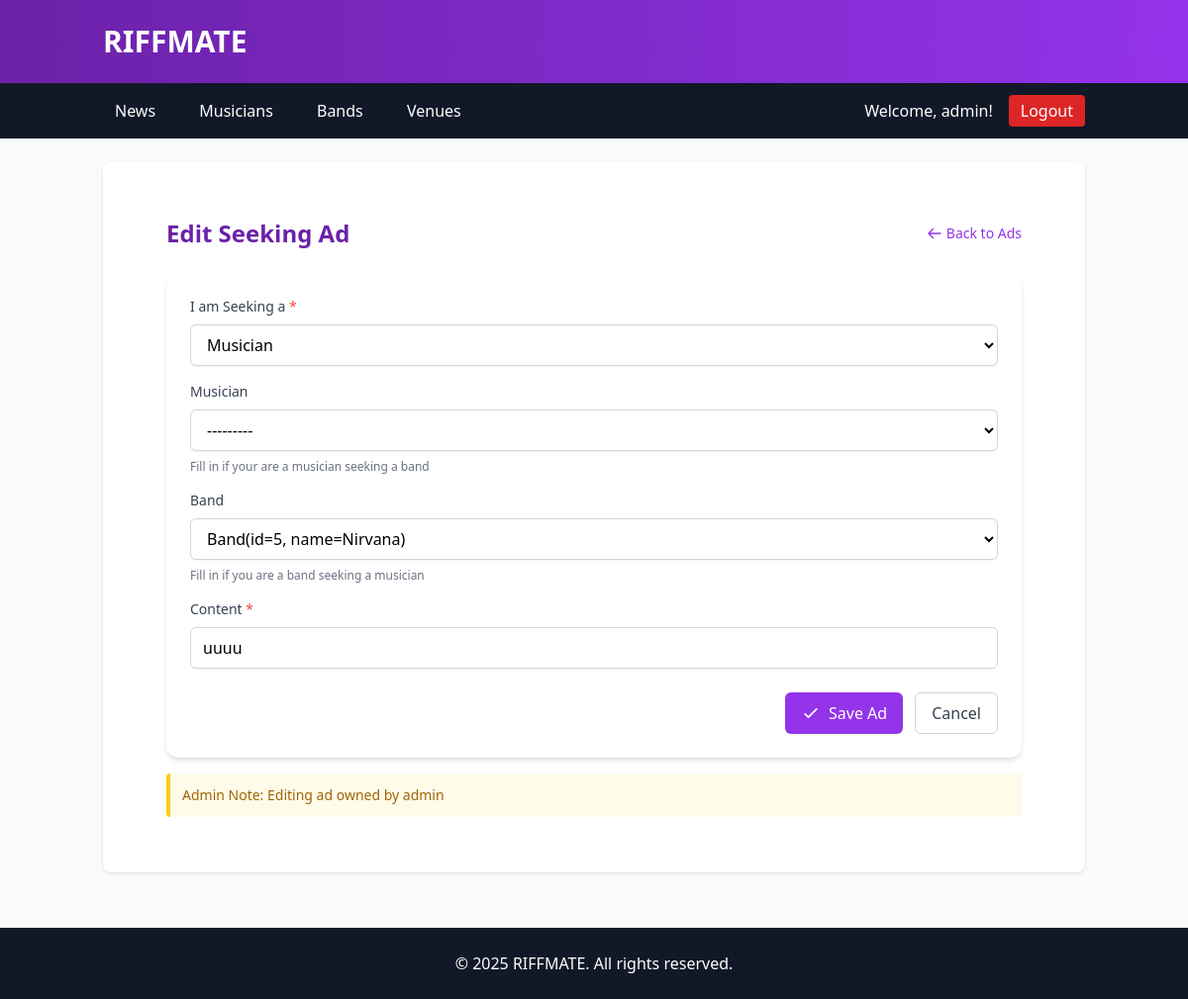
Screenshot of /content/edit_seeking_ad/6 (signed in) with the database file from the repository.
### bands/models.py (models this page shows, shortened)
class Musician(models.Model):
    first_name = models.CharField(max_length=50)
    last_name = models.CharField(max_length=50)
    birth = models.DateField()
    description = models.TextField(blank=True, null=True, help_text="A brief biography of the musician")
    bio_pic = models.ImageField(
        upload_to='musicians/bio_pics/',
        blank=True,
        null=True,
        help_text="Profile picture of the musician"
    )
    user_profile = models.ForeignKey(
        'UserProfile',
        on_delete=models.SET_NULL,
        null=True,
        blank=True,
        related_name='musicians',
        help_text="The user profile that owns this musician record"
    )
    created_at = models.DateTimeField(auto_now_add=True)
    updated_at = models.DateTimeField(auto_now=True)
    class Meta:
        ordering = ['last_name', 'first_name']
        verbose_name = 'Musician'
        verbose_name_plural = 'Musicians'
    def __str__(self):
        return f"{self.first_name} {self.last_name}"
    def full_name(self):
        return f"{self.first_name} {self.last_name}"
    full_name.short_description = 'Full Name'
    def age(self):
        import datetime
        return int((datetime.date.today() - self.birth).days / 365.25)
    age.short_description = 'Age'

class Band(models.Model):
    name = models.CharField(max_length=50)
    musicians=models.ManyToManyField(Musician)
    def __str__(self):
        return f"Band(id={self.id}, name={self.name})"

### content/models.py (models this page shows, shortened)
class SeekingAd(models.Model):
    date = models.DateField(auto_now_add=True)
    owner = models.ForeignKey(User, on_delete=models.CASCADE)
    seeking = models.CharField(max_length=1, choices=MusicianBandChoice.choices)
    musician=models.ForeignKey(Musician, on_delete=models.SET_NULL, null=True, blank=True)
    band=models.ForeignKey(Band, on_delete=models.SET_NULL, blank=True, null=True)
    content = models.TextField()
    owner = models.ForeignKey(
        User,
        on_delete=models.CASCADE,
        related_name='seeking_ads'
    )
    class Meta:
        ordering = ['date',]

### content/views.py (the view)
# urls.py: path('seeking_ad/',views.seeking_ad,name='seeking_ad'),
@login_required
def seeking_ad(request, ad_id=0):
    ad = None
    if ad_id != 0:
        ad = get_object_or_404(SeekingAd, id=ad_id)
        if not (request.user == ad.owner or request.user.is_staff):
            raise Http404("Permission denied")
    if request.method == 'POST':
        form = SeekingAdForm(request.POST, instance=ad)
        if form.is_valid():
            ad = form.save(commit=False)
            if ad_id == 0:
                ad.owner = request.user
            ad.save()
            return redirect('list_ads')
    else:
        form = SeekingAdForm(instance=ad)
    context = {
        "form": form,
        "ad": ad,  # Pass the ad object to template
        "is_new": ad_id == 0  # Helpful for template logic
    }
    return render(request, "seeking_ad.html", context)

### content/forms.py
class SeekingAdForm(forms.ModelForm):
    class Meta:
        model = SeekingAd
        fields = ['seeking', 'musician', 'band', 'content', ]
    def __init__(self, *args, **kwargs):
        super().__init__(*args, **kwargs)
        self.fields['seeking'].label = 'I am Seeking a'
        self.fields['musician'].help_text= \
            'Fill in if your are a musician seeking a band'
        self.fields['band'].help_text = \
            'Fill in if you are a band seeking a musician'

### templates/seeking_ad.html (shortened to what this page needs)
{% extends "base.html" %}
{% block content %}
<div class="max-w-4xl mx-auto px-4 py-8">
    <div class="flex justify-between items-center mb-6">
        <h2 class="text-2xl font-bold text-purple-800">
            {% if is_new %}Create{% else %}Edit{% endif %} Seeking Ad
        </h2>
        <a href="{% url 'list_ads' %}" class="text-sm text-purple-600 hover:text-purple-800 flex items-center">
            <svg class="w-4 h-4 mr-1" fill="none" stroke="currentColor" viewBox="0 0 24 24" xmlns="http://www.w3.org/2000/svg">
                <path stroke-linecap="round" stroke-linejoin="round" stroke-width="2" d="M10 19l-7-7m0 0l7-7m-7 7h18"></path>
            </svg>
            Back to Ads
        </a>
    </div>
    <form method="post" class="bg-white rounded-xl shadow-md p-6">
        <div class="space-y-4">
            {% for field in form %}
            <div class="space-y-2">
                <label for="{{ field.id_for_label }}" class="block text-sm font-medium text-gray-700">
                    {{ field.label }}
                    {% if field.field.required %}
                    <span class="text-red-500">*</span>
                    {% endif %}
                </label>
                {% if field.field.widget.input_type == 'select' %}
                <select name="{{ field.name }}" id="{{ field.id_for_label }}"
                    class="w-full px-3 py-2 border border-gray-300 rounded-md shadow-sm focus:outline-none focus:ring-purple-500 focus:border-purple-500 bg-white">
                    {% for value, label in field.field.choices %}
                        <option value="{{ value }}" {% if field.value == value %}selected{% endif %}>{{ label }}</option>
                    {% endfor %}
                </select>
                {% else %}
                <input type="{{ field.field.widget.input_type }}"
                       name="{{ field.name }}"
                       id="{{ field.id_for_label }}"
                       value="{{ field.value|default_if_none:'' }}"
                       class="w-full px-3 py-2 border border-gray-300 rounded-md shadow-sm focus:outline-none focus:ring-purple-500 focus:border-purple-500">
                {% endif %}
                {% if field.help_text %}
                <p class="text-xs text-gray-500">{{ field.help_text }}</p>
                {% endif %}
            </div>
            {% endfor %}
        </div>
        <div class="mt-6 flex justify-end space-x-3">
            <button type="submit" class="inline-flex items-center px-4 py-2 bg-purple-600 hover:bg-purple-700 text-white font-medium rounded-md shadow-sm transition-colors">
                <svg class="w-5 h-5 mr-2" fill="none" stroke="currentColor" viewBox="0 0 24 24" xmlns="http://www.w3.org/2000/svg">
                    <path stroke-linecap="round" stroke-linejoin="round" stroke-width="2" d="M5 13l4 4L19 7"></path>
                </svg>
                Save Ad
            </button>
            <a href="{% url 'list_ads' %}"
               class="inline-flex items-center px-4 py-2 border border-gray-300 text-gray-700 font-medium rounded-md hover:bg-gray-50 transition-colors">
                Cancel
            </a>
        </div>
    </form>
    {% if not is_new and request.user.is_staff %}
    <div class="mt-4 p-3 bg-yellow-50 border-l-4 border-yellow-400 rounded">
        <p class="text-sm text-yellow-700">
            <span class="font-medium">Admin Note:</span> Editing ad owned by {{ ad.owner.username }}
        </p>
    </div>
    {% endif %}
</div>
{% endblock %}

### templates/base.html (shortened to what this page needs)
<!DOCTYPE html>
<html lang="en">
<head>
    <script src="https://cdn.tailwindcss.com"></script>
</head>
<body class="bg-gray-50">
    <header class="bg-gradient-to-r from-purple-800 to-purple-600 text-white shadow-md">
        <div class="container mx-auto px-4 py-6">
            <h1 class="text-3xl font-bold"><a href="{% url 'index' %}">RIFFMATE</a></h1>
        </div>
    </header>
    <nav class="bg-gray-900 text-white">
        <div class="container mx-auto px-4 py-3 flex justify-between items-center">
            <div>
                <a href="{% url 'news_advanced' %}" class="mr-4 px-3 py-1 rounded hover:bg-orange-500 transition">News</a>
                <a href="{% url 'musicians' %}" class="mr-4 px-3 py-1 rounded hover:bg-orange-500 transition">Musicians</a>
                <a href="{% url 'bands' %}" class="mr-4 px-3 py-1 rounded hover:bg-orange-500 transition">Bands</a>
                <a href="{% url 'venues' %}" class="px-3 py-1 rounded hover:bg-orange-500 transition">Venues</a>
            </div>
            <div class="flex items-center space-x-4">
                {% if user.is_authenticated %}
                    <span class="text-white">Welcome, {{ user.username }}!</span>
                    <form action="{% url 'logout' %}" method="post" class="inline">
                        <button type="submit" class="bg-red-600 hover:bg-red-700 text-white px-3 py-1 rounded transition">
                            Logout
                        </button>
                    </form>
                {% else %}
                    <a href="{% url 'login' %}" class="bg-green-600 hover:bg-green-700 text-white px-3 py-1 rounded transition">Login</a>
                {% endif %}
            </div>
        </div>
    </nav>
    <main class="container mx-auto px-4 py-6">
        <div class="bg-white rounded-lg shadow p-6">
            {% block content %}
            {% endblock %}
        </div>
    </main>
    <footer class="bg-gray-900 text-white text-center py-6 mt-8">
        <div class="container mx-auto px-4">
            <p>&copy; 2025 RIFFMATE. All rights reserved.</p>
        </div>
    </footer>
</body>
</html>

### rows the page displays
Musician: musician "---------"
Band: band "Band(id=5, name=Nirvana)"
SeekingAd: content "uuuu", owner.username "admin"

### other values shown
{{ user.username }} "admin"
{{ field.label }} "I am Seeking a" "Musician" "Band" "Content"
{{ field.help_text }} "Fill in if your are a musician seeking a band" "Fill in if you are a band seeking a musician"
form field seeking "Musician"
